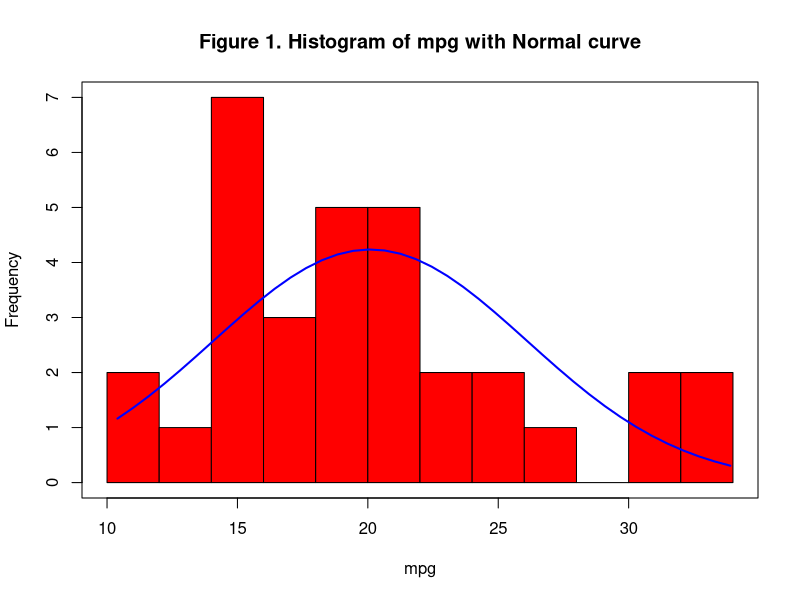
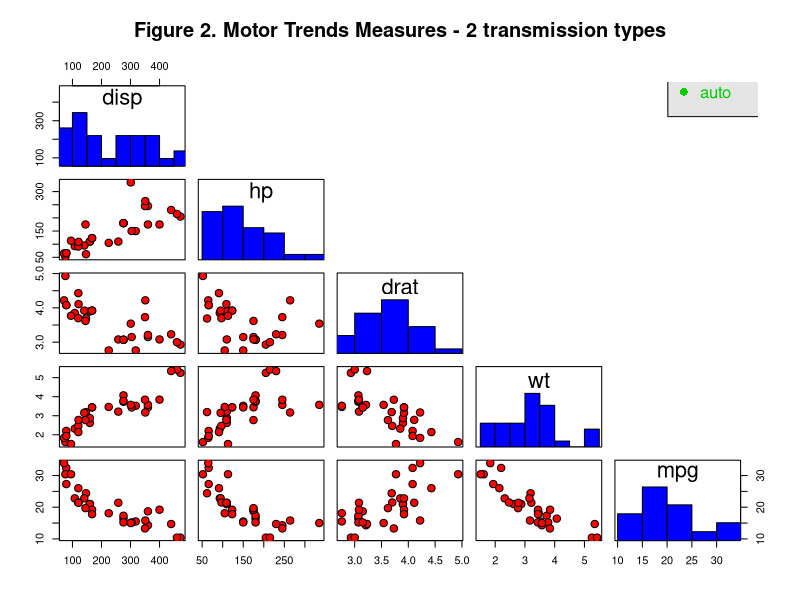
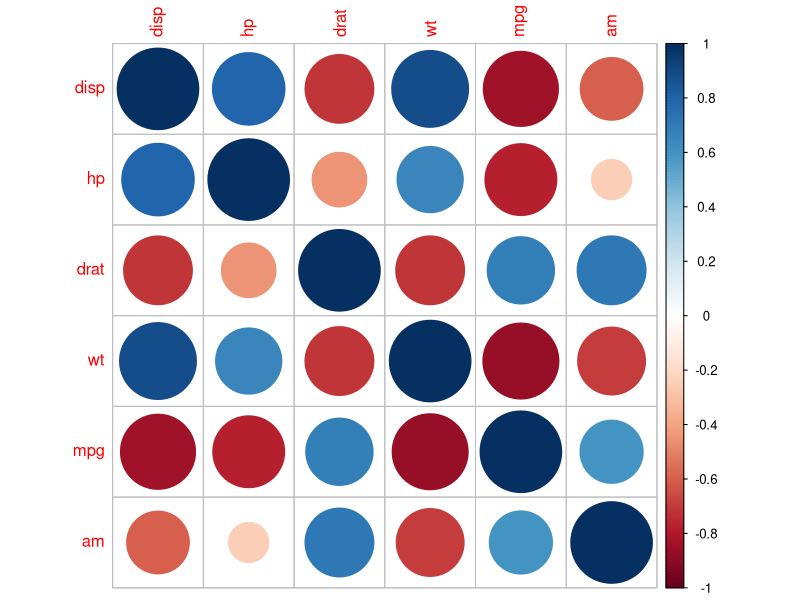
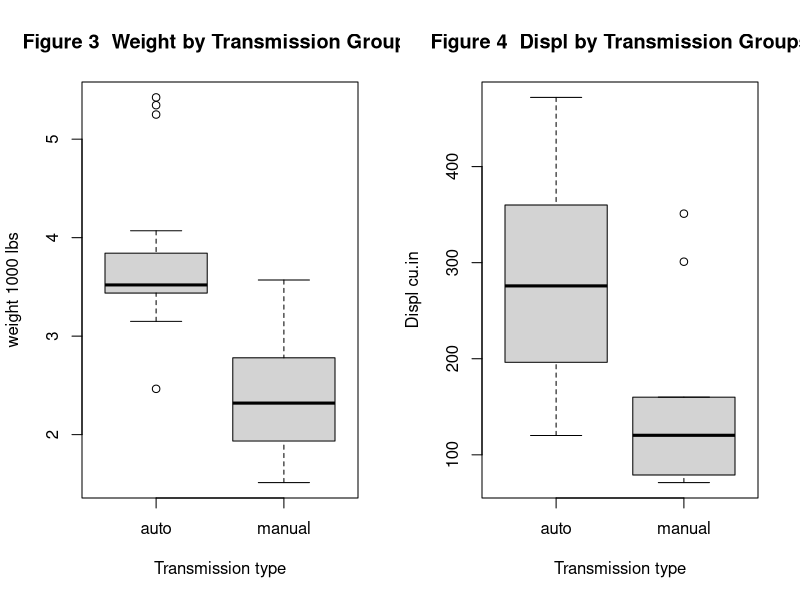
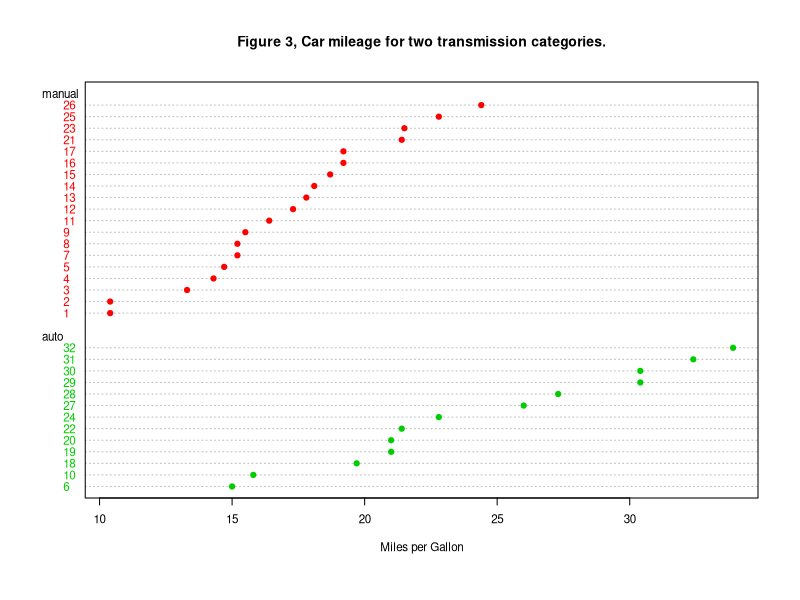
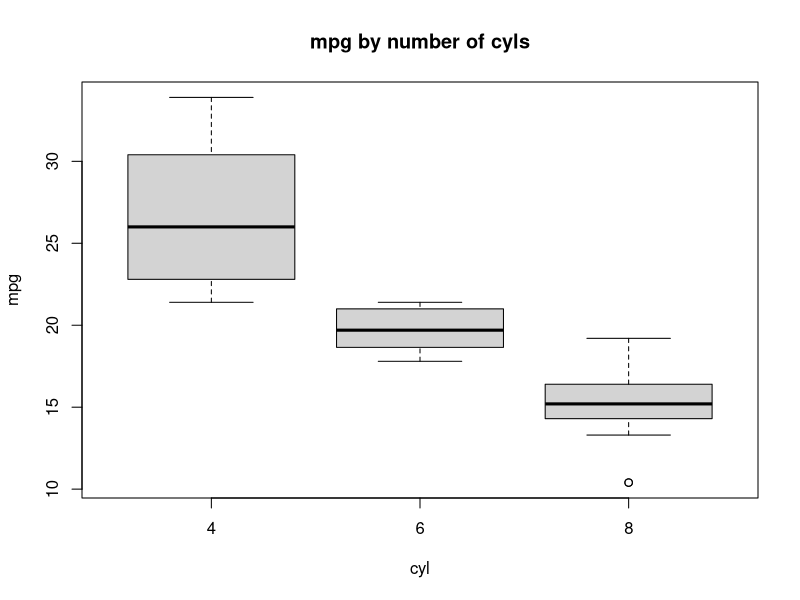
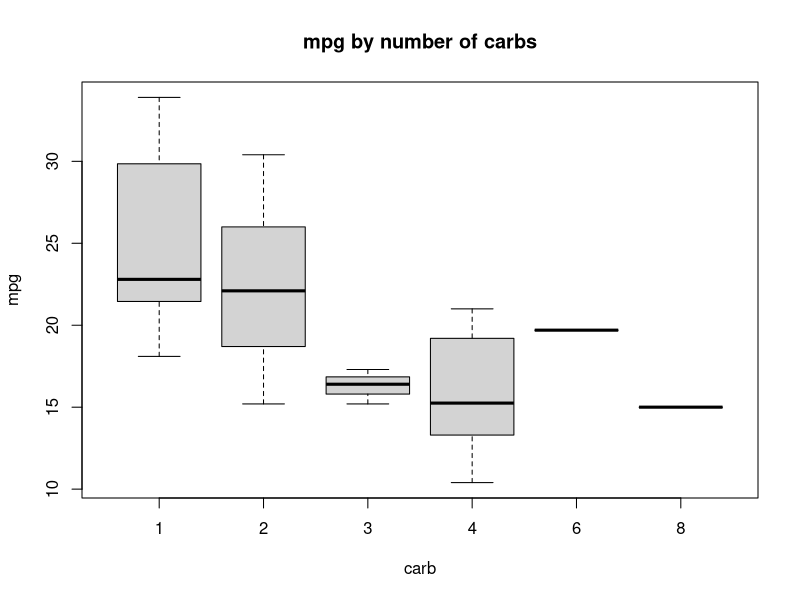

These charts were generated, in order, by the following R code:
## ---- chunk 1
knitr::opts_chunk$set(echo = FALSE)
options(digits = 3)

library(data.table)
## ---- chunk 2
t_count <- 1
## ---- chunk 3
apply(mtcars, 2, class)
## ---- chunk 4
t_count <- t_count + 1
## ---- chunk 5
data(mtcars)
mtcars <- data.table(mtcars)
mtcars$am_f <- factor(mtcars$am,
                      levels = c(0, 1),
                      labels = c("auto", "manual"))
mtcars$cyl <- as.factor(mtcars$cyl)
mtcars$vs <- as.factor(mtcars$vs)
mtcars$gear <- as.factor(mtcars$gear)
mtcars$carb <- as.factor(mtcars$carb)
summary(mtcars$mpg)
## ---- chunk 6
am_mx <- t( as.matrix(table(mtcars$am)) )
colnames(am_mx) <- c("auto", "manual")
rownames(am_mx) <- ""
am_mx
## ---- chunk 7
# ref: Kabacoff, R in Action, pg 125

x <- mtcars$mpg
h <- hist(x, breaks = 12,
        col = "red",
        xlab = "mpg", 
        main = "Figure 1. Histogram of mpg with Normal curve")
xfit <- seq(min(x), max(x), length = 40)
yfit <- dnorm(xfit, mean = mean(x), sd = sd(x))
yfit <- yfit * diff(h$mids[1:2]) * length(x)
lines(xfit, yfit, col = "blue", lwd = 2)
box()

## ---- chunk 8
x <- mtcars[, c("disp", "hp", "drat", "wt", "qsec")]
y <- mtcars[, c("mpg")]
cor_mx <- cor(x, y)
colnames(cor_mx) <- "mpg"
cor_mx
## ---- chunk 9
num_measures <-  mtcars[, c("disp", "hp", "drat", "wt", "mpg", "am")]

## put histograms on the diagonal
panel.hist <- function(x, ...)
{
    usr <- par("usr"); on.exit(par(usr))
    par(usr = c(usr[1:2], 0, 1.5) )
    h <- hist(x, plot = FALSE)
    breaks <- h$breaks; nB <- length(breaks)
    y <- h$counts; y <- y/max(y)
    rect(breaks[-nB], 0, breaks[-1], y, col = "blue", ...)
}

pairs( ~ disp + hp + drat + wt + mpg, data = mtcars,
       main = "Figure 2. Motor Trends Measures - 2 transmission types",
      pch = 21, bg = c("red", "green3")[unclass(mtcars$am)],
      cex = 1.5, 
      upper.panel = NULL, 
      diag.panel = panel.hist, cex.labels = 2)
legend("topright", legend = c("manual", "auto"),
       col = c("red", "green3"),
       text.col = c("red", "green3"), pch = c(16, 16),
       merge = FALSE, bg = "gray90")
## ---- chunk 10
library(corrplot)

cor_mx <- cor(num_measures)
cor_mx
corrplot(cor_mx)

cor(mtcars$wt, mtcars$disp)
## ---- chunk 11
par(mfrow = c(1, 2))
boxplot(wt ~ am_f, data = mtcars,
        xlab= "Transmission type",
        ylab = "weight 1000 lbs",
        main = "Figure 3  Weight by Transmission Groups")
boxplot(disp ~ am_f, data = mtcars,
        xlab= "Transmission type",
        ylab = "Displ cu.in",
        main = "Figure 4  Displ by Transmission Groups")

par(mfrow=c(1, 1))
## ---- chunk 12
x <- mtcars[order(mtcars$mpg), ]
x$am <- factor(x$am, labels = c("manual", "auto"))

x$colour[x$am == "manual"] <- "red"
x$colour[x$am == "auto"] <- "green3"
dotchart(x$mpg,
         labels = rownames(x),
         cex = 0.7,
         groups = x$am,
         gcolor = "black",
         color = x$colour,
         pch = 19,
         main = "Figure 3, Car mileage for two transmission categories.",
         xlab = "Miles per Gallon"
)

## ---- chunk 13
t_count <- 1
## ---- chunk 14
library(kableExtra)
options(digits = 3)
mpg_mx <- matrix( c(mtcars[am == 0,
                           c(.N, mean(mpg), sd(mpg), min(mpg), max(mpg))]),
                  nrow = 1, ncol = 5)
mpg_mx <- rbind(mpg_mx, mtcars[am == 1, c(.N, mean(mpg), sd(mpg),
                                           min(mpg), max(mpg))] )

colnames(mpg_mx) <- c("n", "mean", "sd", "min", "max")
rownames(mpg_mx) <- c("manual", "auto")
mpg_mx %>%
  kable(format = "html") %>%
  kable_styling(bootstrap_options = c("striped", full_width = F,
                                      font_size = 12))

## ---- chunk 15
attach(mtcars)
mpg_a <- mtcars$mpg[am_f == "auto"]
mpg_m <- mtcars$mpg[am_f == "manual"]
t.test( mpg_m, mpg_a)

## ---- chunk 16
mpg_vs0 <- mtcars$mpg[vs == 0]
mpg_vs1 <- mtcars$mpg[vs == 1]
t.test( mpg_vs0, mpg_vs1)
## ---- chunk 17
# Grouped Box Plot
boxplot(mpg ~ cyl, main='mpg by number of cyls',
        xlab='cyl', ylab='mpg')

# Analyse Data
aggregate(mpg ~ cyl, mtcars, mean)

# Check variances assumption
aggregate(mpg ~ cyl, mtcars, sd)

# Run ANOVA
cyl_aov <- aov(mpg ~ cyl)
summary(cyl_aov)

# Post hoc tests
TukeyHSD(cyl_aov)
## ---- chunk 18
# Grouped Box Plot
boxplot(mpg ~ carb, main='mpg by number of carbs',
        xlab='carb', ylab='mpg')
mtcars$mpg[carb == 8]
# Analyse Data
aggregate(mpg ~ carb, mtcars, mean)

# Check variances assumption
aggregate(mpg ~ carb, mtcars, sd)

# Run ANOVA
carb_aov <- aov(mpg ~ carb)
summary(carb_aov)

# Post hoc tests
TukeyHSD(carb_aov)
